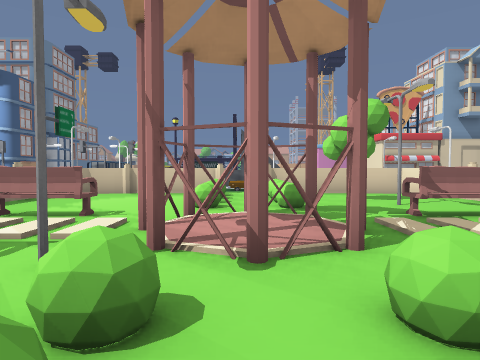
view 1 (above)

13 first-person views from a walk through a scene from a Unity 3-D project. The camera is 1.4 m above the floor, tilts 2° down and sees 75° across. The floor is counted in squares, 2 m on a side. Each view is taken from the middle of a square. On the plan, view 1 faces up. The plan holds only what a view shows up to about 10 squares ahead; the rest is blank. The place goes on beyond the plan. Some surface patterns are stand-ins.

view 2
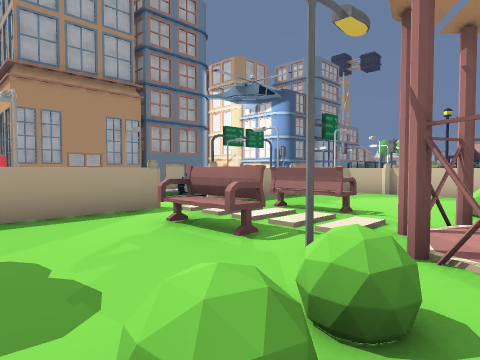

view 3
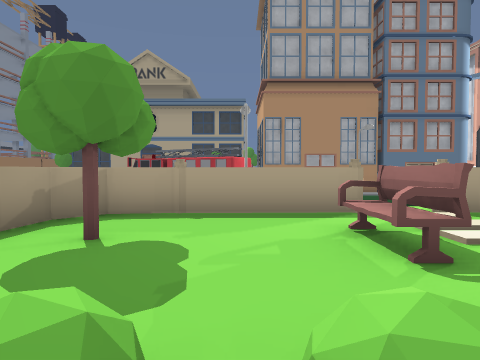

view 4
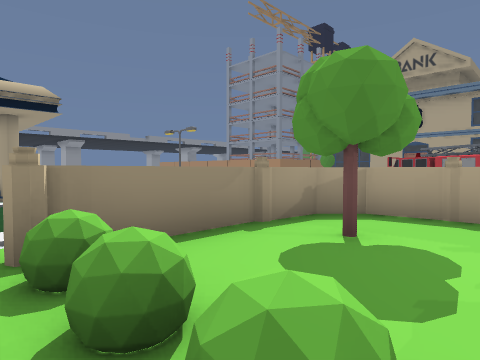

view 5
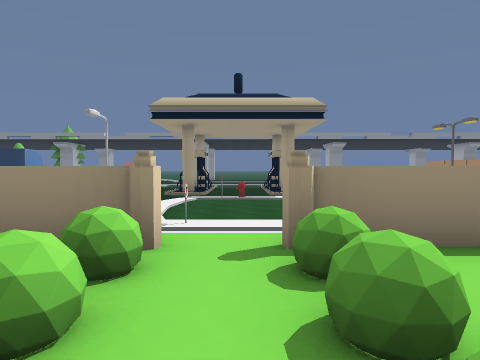

view 6
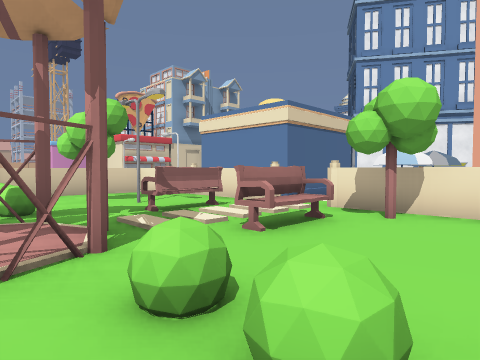

view 7
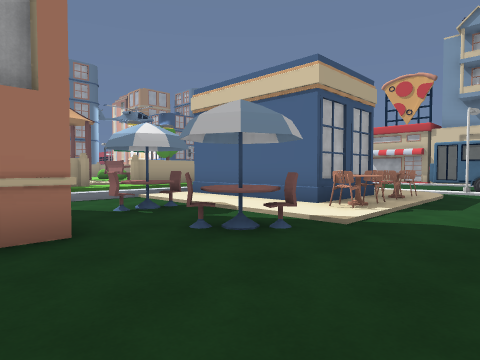

view 8
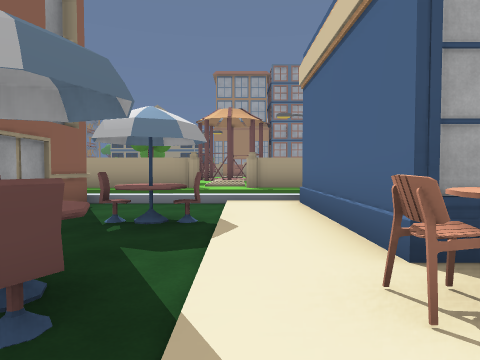

view 9
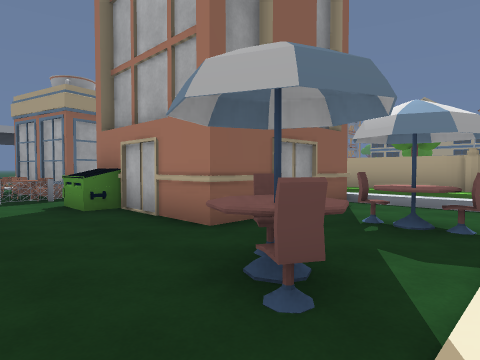

view 10
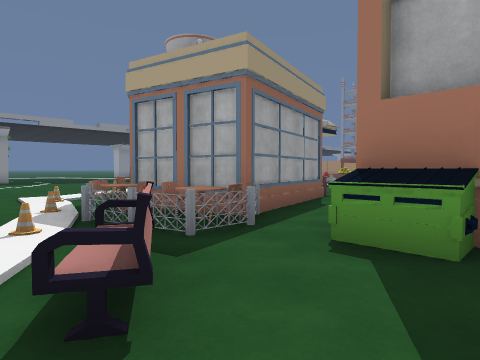

view 11
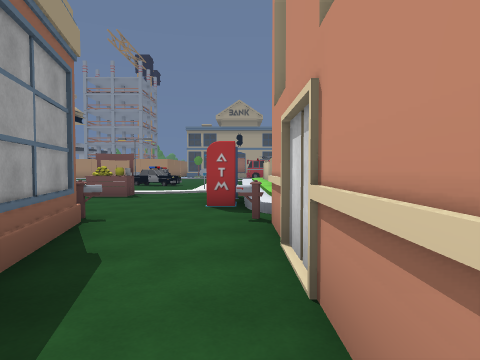

view 12
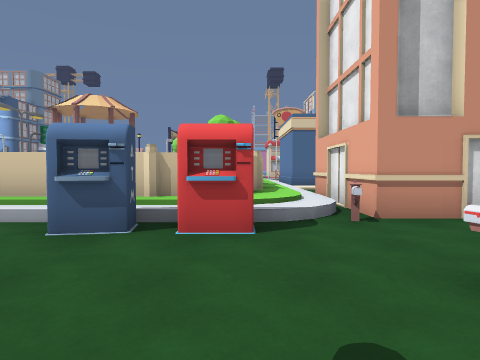

view 13
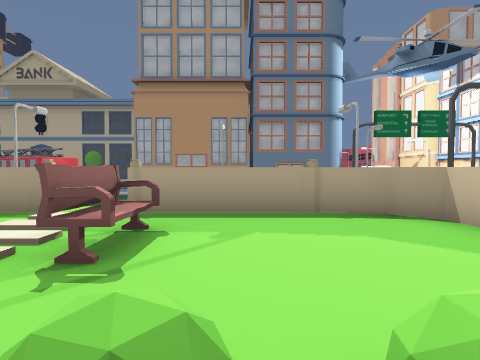

### Floor plan
Key: @ floor where view 1 was taken; # wall or solid block; x gap in a wall; . main floor; : floor 0.25 m higher than the main floor; + floor 0.5 m higher than the main floor; / step, stairs or slope; = window, fence, low wall or low ledge; ^ raised ledge; T thing the floor can be seen under or through; O other object.
Columns run from 10 left of view 1 to 14 right of it. Each row starts with its distance up from view 1.
 12                      O
 11                      .O
 10                     ^/O.
  9    O #####+#####     //.
  8    O #+++x+=   #     :#.
  7      #+++x+=   #     #/.
  6      #+++x+=   #/   ###.
  5      ##^TTT##  #/####:^.
  4     /##TTT     #/:::::/..
  3     /##TTT###  #/..O.OO..
  2      ##^#O#=#  #/..O.O...
  1  OOO #+++x+^   #/####....
  0 OO   #+++x@=   #x#  #....
 -1 O    ####=+=    /#  #....
 -2 O     ####+#### /####O...
 -3           ///O.O/O.....O.
 -4          ..O.........OO..
 -5          ........O####OO.
 -6          ....O...    #OO
 -7          ....O .     #..

Where each view was taken, in squares from view 1:
view 1: 0 up, 0 right, facing up
view 2: 0 up, 0 right, facing up-left
view 3: 1 up, 0 right, facing left
view 4: 1 up, 0 right, facing down-left
view 5: 1 up, 0 right, facing down
view 6: 0 up, 0 right, facing up-right
view 7: 0 up, 14 right, facing up-left
view 8: 4 up, 13 right, facing left
view 9: 4 up, 13 right, facing down-left
view 10: 1 down, 14 right, facing down-left
view 11: 3 down, 11 right, facing left
view 12: 7 down, 5 right, facing up
view 13: 6 up, 0 right, facing left
